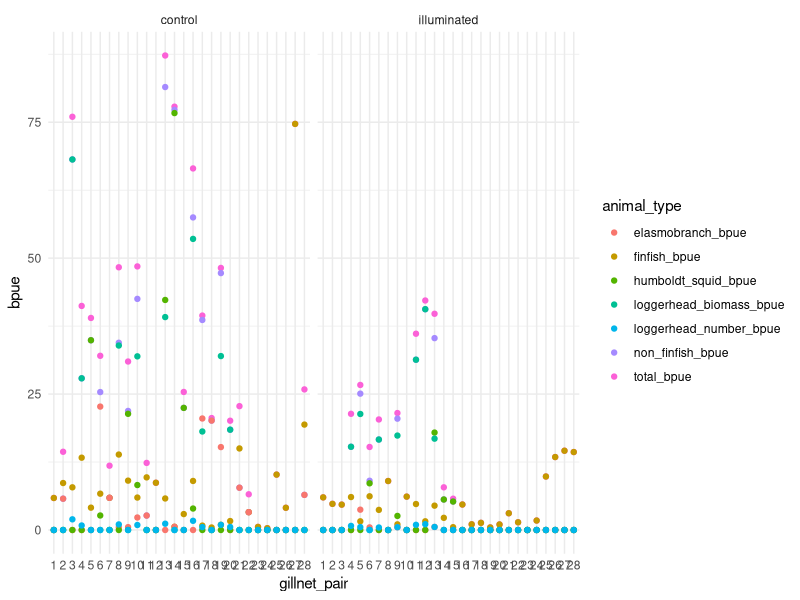

The R source for this figure:
## ---- chunk 1
library(tidyverse)
library(mgcv)
library(stats)
library(here)
## ---- chunk 2
catch_data <- read_csv(here("data", "fishnet_illumination_bpue.csv"))
# biomass <- read_csv(here("data", "fishnet_illumination_biomass.csv"))
## ---- chunk 3
bpue <- catch_data |> 
  filter(animal_type == "total_bpue" | animal_type == "non_finfish_bpue" | animal_type == "finfish_bpue" | animal_type == "elasmobranch_bpue" | animal_type == "humboldt_squid_bpue" | animal_type == "loggerhead_biomass_bpue" | animal_type == "loggerhead_number_bpue")

turtle_bpue <- catch_data |> 
  filter(animal_type == "loggerhead_biomass_bpue" | animal_type == "loggerhead_number_bpue")
## ---- chunk 4
cpue <- catch_data |> 
  filter(animal_type == "total_fish_bpue" | animal_type == "total_primary_fish_bpue" | animal_type == "halibut_bpue" | animal_type == "grouper_bpue" | animal_type == "total_secondary_fish_bpue") |> 
  pivot_wider(names_from = animal_type,
              values_from = bpue) |> 
  rename("total_fish_cpue" = "total_fish_bpue", 
         "total_primary_fish_cpue" = "total_primary_fish_bpue",
         "halibut_cpue" = "halibut_bpue",
         "grouper_cpue" = "grouper_bpue",
         "total_secondary_fish_cpue" = "total_secondary_fish_bpue") |> 
  pivot_longer(cols = c(total_fish_cpue, 
                        total_primary_fish_cpue, 
                        halibut_cpue, 
                        grouper_cpue, 
                        total_secondary_fish_cpue)) |> 
  rename("treatment"= "exp_unit",
         "catch" = "name",
         "cpue" = "value")
## ---- chunk 5
bpue <- bpue |> 
  mutate(animal_type = as.factor(animal_type), 
         treatment = as.factor(exp_unit), 
         gillnet_pair = as.factor(gillnet_pair))
## ---- chunk 6
ggplot(bpue, aes(x= gillnet_pair, y = bpue, color = animal_type)) + 
  geom_point() +
  facet_wrap(~treatment) + 
  theme_minimal()
## ---- chunk 7
bpue_glm <- gam(bpue ~ treatment + s(gillnet_pair, bs = 're'),
                family = Tweedie(1.25,power(.1)),
                data = bpue)
## ---- chunk 8
turtle_bpue <- turtle_bpue |> 
  mutate(animal_type = as.factor(animal_type), 
         treatment = as.factor(exp_unit), 
         gillnet_pair = as.factor(gillnet_pair))
## ---- chunk 9
turtle_bpue_glm <- gam(bpue ~ treatment + s(gillnet_pair, bs = 're'),
                       family = Tweedie(1.25,power(.1)),
                       data = turtle_bpue)
## ---- chunk 10
cpue <- cpue |> 
  mutate(catch = as.factor(catch), 
         treatment = as.factor(treatment), 
         gillnet_pair = as.factor(gillnet_pair))
## ---- chunk 11
cpue_glm <- gam(cpue ~ treatment + s(gillnet_pair, bs = 're'),
                family = Tweedie(1.25,power(.1)),
                data = cpue)

# stats::predict(cpue_glm)
